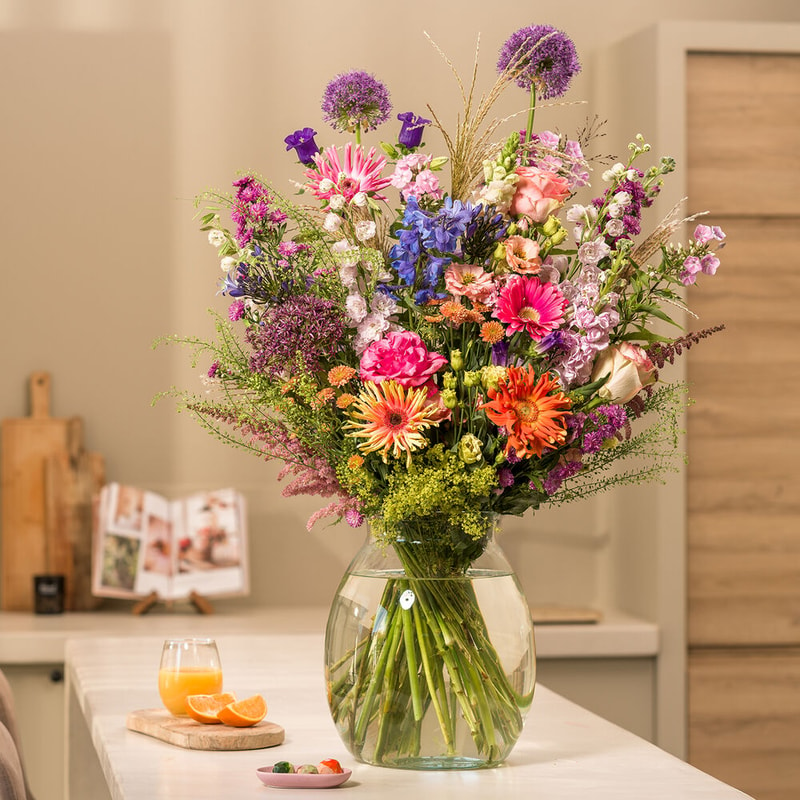
#> input picture Flowers2.jpg, 800 x 800 px
$ python trackbar.py
#> lines starting #> are read from the running program, lines starting #| are printed output that depends on the picture; after the words box and inside, x2 and y2 are one past the last pixel; in counts of white or black regions, pixels touching at a corner belong together
import cv2

img = cv2.imread("Flowers2.jpg")
#> img is the input picture: shape (800, 800, 3); mean B, G, R 113.1, 148.2, 182.7
img_hsv = cv2.cvtColor(img, cv2.COLOR_BGR2HSV)
#> img_hsv: shape (800, 800, 3); mean H, S, V 25.1, 108.7, 183.3

win_name = "Image Filter"
cv2.namedWindow(win_name)

def emtpy_callback(_):
    pass

tb_hue_min = "Hue Min"
tb_hue_max = "Hue Max"
cv2.createTrackbar(tb_hue_min, win_name, 0, 180, emtpy_callback)
#> slider 'Hue Min' is set to 36
cv2.createTrackbar(tb_hue_max, win_name, 180, 180, emtpy_callback)

tb_sat_min = "Saturation Min"
tb_sat_max = "Saturation Max"
cv2.createTrackbar(tb_sat_min, win_name, 0, 255, emtpy_callback)
#> slider 'Saturation Min' is set to 51
cv2.createTrackbar(tb_sat_max, win_name, 255, 255, emtpy_callback)

tb_val_min = "Value Min"
tb_val_max = "Value Max"
cv2.createTrackbar(tb_val_min, win_name, 0, 255, emtpy_callback)
#> slider 'Value Min' is set to 51
cv2.createTrackbar(tb_val_max, win_name, 255, 255, emtpy_callback)

while True:
    hue_min = cv2.getTrackbarPos(tb_hue_min, win_name)
    hue_max = cv2.getTrackbarPos(tb_hue_max, win_name)
    sat_min = cv2.getTrackbarPos(tb_sat_min, win_name)
    sat_max = cv2.getTrackbarPos(tb_sat_max, win_name)
    val_min = cv2.getTrackbarPos(tb_val_min, win_name)
    val_max = cv2.getTrackbarPos(tb_val_max, win_name)

    # make sure the min values are less than the max values
    hue_min, hue_max = min(hue_min, hue_max), max(hue_min, hue_max)
    sat_min, sat_max = min(sat_min, sat_max), max(sat_min, sat_max)
    val_min, val_max = min(val_min, val_max), max(val_min, val_max)

    # adjust trackbar positions
    cv2.setTrackbarPos(tb_hue_min, win_name, hue_min)
    cv2.setTrackbarPos(tb_hue_max, win_name, hue_max)
    cv2.setTrackbarPos(tb_sat_min, win_name, sat_min)
    cv2.setTrackbarPos(tb_sat_max, win_name, sat_max)
    cv2.setTrackbarPos(tb_val_min, win_name, val_min)
    cv2.setTrackbarPos(tb_val_max, win_name, val_max)

    img_mask = cv2.inRange(
        img_hsv,
        (hue_min, sat_min, val_min),
        (hue_max, sat_max, val_max),
    )
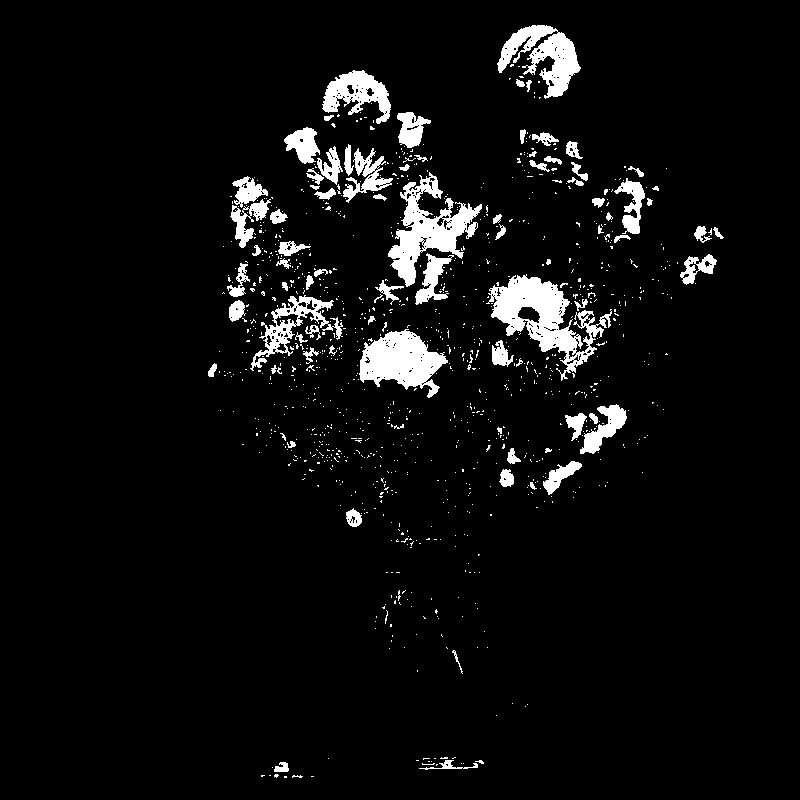
#> img_mask: shape (800, 800); 5.5% white; 1053 white regions (970 under 20 px), largest, box (x1, y1, x2, y2) and area: (486, 274, 612, 381) 4754, (388, 172, 482, 287) 3960, (359, 329, 448, 398) 3463

    cv2.imshow("Image Filter", img_mask)
    cv2.imshow("Original Image", img)
    cv2.imshow("HSV Image", img_hsv)

    img_filtered = cv2.bitwise_and(img, img, mask=img_mask)
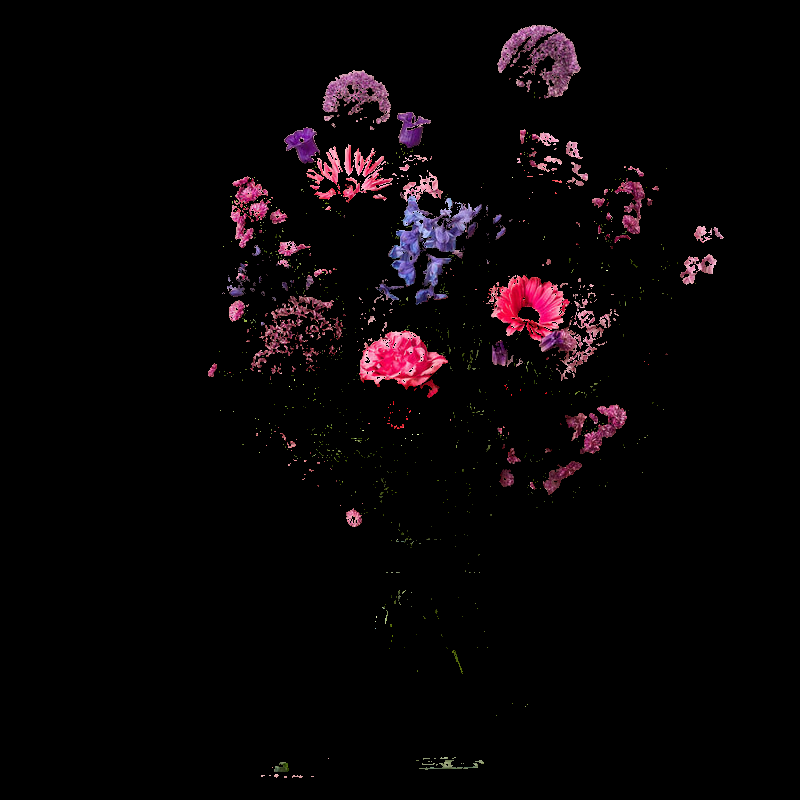
#> img_filtered: shape (800, 800, 3); mean B, G, R 6.4, 4.7, 8.9

    cv2.imshow(win_name, img_filtered)

    if cv2.waitKey(1) & 0xFF == ord("q"):
#> (key q is pressed here)
        break

cv2.destroyAllWindows()
